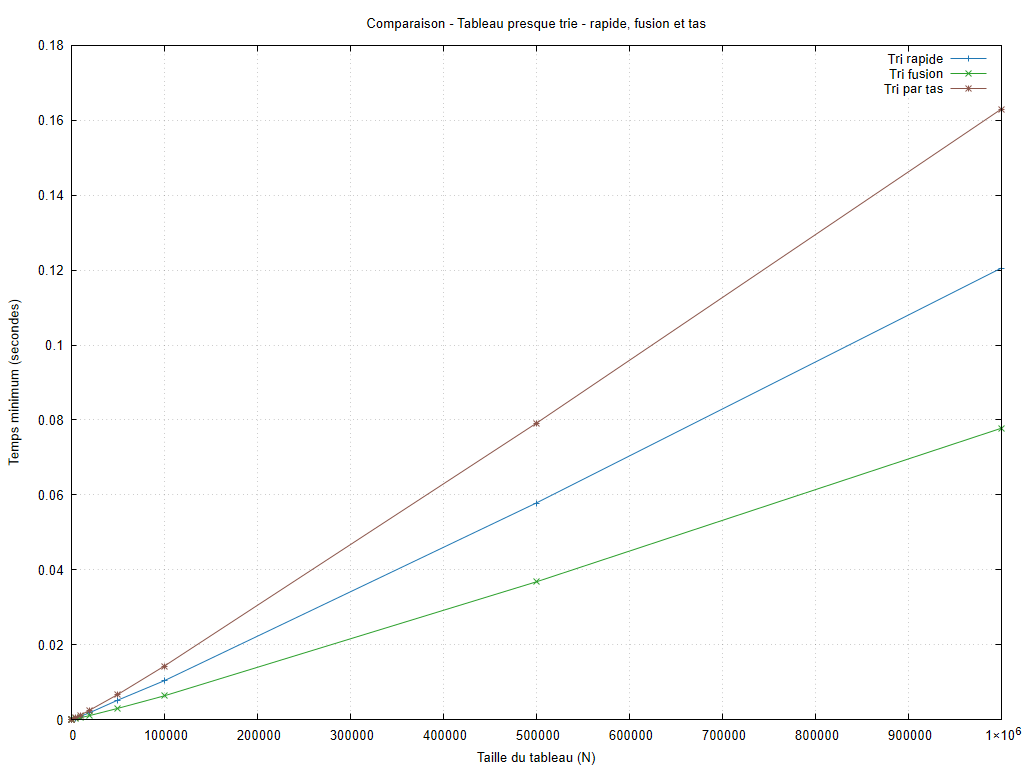

Recreate this plot in gnuplot.
set encoding utf8
set terminal pngcairo size 1024,768 font 'Arial,10'
set output 'graphiques/20261006_211417/configurations/presque_trie_rapides.png'
set datafile missing 'non_mesure'
set datafile separator ';'
set title 'Comparaison - Tableau presque trie - rapide, fusion et tas'
set xlabel 'Taille du tableau (N)'
set ylabel 'Temps minimum (secondes)'
set grid
set yrange [0:*]
plot 'resultats/20261006_211417/presque_trie.csv' every ::1 using 1:8 title 'Tri rapide' with linespoints lc rgb '#1f77b4', 'resultats/20261006_211417/presque_trie.csv' every ::1 using 1:10 title 'Tri fusion' with linespoints lc rgb '#2ca02c', 'resultats/20261006_211417/presque_trie.csv' every ::1 using 1:12 title 'Tri par tas' with linespoints lc rgb '#8c564b'
unset output
